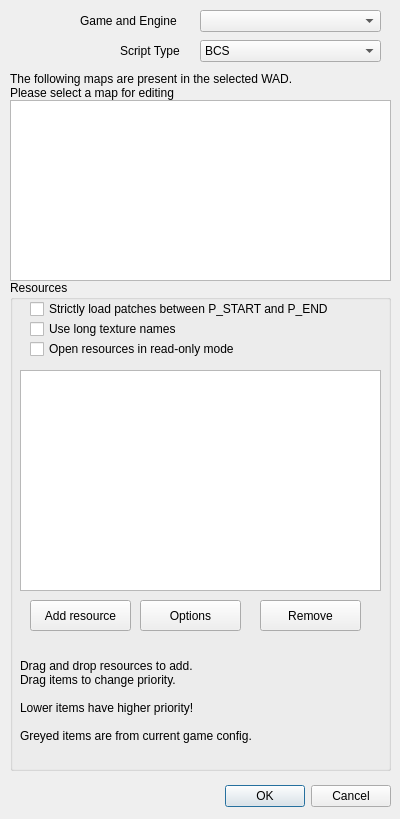
<?xml version="1.0" encoding="UTF-8"?>
<ui version="4.0">
 <class>g4_qtmaploadform</class>
 <widget class="QDialog" name="g4_qtmaploadform">
  <property name="geometry">
   <rect>
    <x>0</x>
    <y>0</y>
    <width>400</width>
    <height>819</height>
   </rect>
  </property>
  <property name="windowTitle">
   <string>Dialog</string>
  </property>
  <widget class="QDialogButtonBox" name="buttonBox">
   <property name="geometry">
    <rect>
     <x>50</x>
     <y>780</y>
     <width>341</width>
     <height>32</height>
    </rect>
   </property>
   <property name="orientation">
    <enum>Qt::Horizontal</enum>
   </property>
   <property name="standardButtons">
    <set>QDialogButtonBox::Cancel|QDialogButtonBox::Ok</set>
   </property>
  </widget>
  <widget class="QComboBox" name="gamecfg_selector">
   <property name="geometry">
    <rect>
     <x>200</x>
     <y>10</y>
     <width>181</width>
     <height>22</height>
    </rect>
   </property>
  </widget>
  <widget class="QComboBox" name="script_type_selector">
   <property name="geometry">
    <rect>
     <x>200</x>
     <y>40</y>
     <width>181</width>
     <height>22</height>
    </rect>
   </property>
   <item>
    <property name="text">
     <string>BCS</string>
    </property>
   </item>
   <item>
    <property name="text">
     <string notr="true" extracomment="Original ACS version by Raven Software.">ACS (Hexen)</string>
    </property>
   </item>
   <item>
    <property name="text">
     <string extracomment="Enhanced dialect of ACS with the ZDOOM v1.x feature set.">ACS (ZDaemon)</string>
    </property>
   </item>
   <item>
    <property name="text">
     <string notr="true" extracomment="Enhanced dialect of ACS.">ACS (ZDOOM)</string>
    </property>
   </item>
   <item>
    <property name="text">
     <string notr="true" extracomment="Enhanced dialect of ACS with the ZDOOM v2.x feature set.">ACS (Skulltag/Zandronum)</string>
    </property>
   </item>
  </widget>
  <widget class="QGroupBox" name="groupBox">
   <property name="geometry">
    <rect>
     <x>10</x>
     <y>280</y>
     <width>381</width>
     <height>491</height>
    </rect>
   </property>
   <property name="title">
    <string>Resources</string>
   </property>
   <widget class="QCheckBox" name="toggle_strict_patch_loading">
    <property name="geometry">
     <rect>
      <x>20</x>
      <y>20</y>
      <width>331</width>
      <height>18</height>
     </rect>
    </property>
    <property name="text">
     <string>Strictly load patches between P_START and P_END</string>
    </property>
   </widget>
   <widget class="QCheckBox" name="udmf_use_long_names">
    <property name="geometry">
     <rect>
      <x>20</x>
      <y>40</y>
      <width>331</width>
      <height>18</height>
     </rect>
    </property>
    <property name="text">
     <string>Use long texture names</string>
    </property>
   </widget>
   <widget class="QCheckBox" name="open_mapres_ro">
    <property name="geometry">
     <rect>
      <x>20</x>
      <y>60</y>
      <width>331</width>
      <height>18</height>
     </rect>
    </property>
    <property name="text">
     <string>Open resources in read-only mode</string>
    </property>
   </widget>
   <widget class="QListView" name="listView">
    <property name="geometry">
     <rect>
      <x>10</x>
      <y>90</y>
      <width>361</width>
      <height>221</height>
     </rect>
    </property>
   </widget>
   <widget class="QPushButton" name="add_res_button">
    <property name="geometry">
     <rect>
      <x>20</x>
      <y>320</y>
      <width>101</width>
      <height>31</height>
     </rect>
    </property>
    <property name="text">
     <string>Add resource</string>
    </property>
   </widget>
   <widget class="QPushButton" name="res_options_button">
    <property name="geometry">
     <rect>
      <x>130</x>
      <y>320</y>
      <width>101</width>
      <height>31</height>
     </rect>
    </property>
    <property name="text">
     <string>Options</string>
    </property>
   </widget>
   <widget class="QPushButton" name="remove_res_button">
    <property name="geometry">
     <rect>
      <x>250</x>
      <y>320</y>
      <width>101</width>
      <height>31</height>
     </rect>
    </property>
    <property name="text">
     <string>Remove</string>
    </property>
   </widget>
   <widget class="QLabel" name="label_4">
    <property name="geometry">
     <rect>
      <x>10</x>
      <y>360</y>
      <width>361</width>
      <height>121</height>
     </rect>
    </property>
    <property name="text">
     <string>Drag and drop resources to add.
Drag items to change priority.

Lower items have higher priority!

Greyed items are from current game config.</string>
    </property>
   </widget>
  </widget>
  <widget class="QLabel" name="label">
   <property name="geometry">
    <rect>
     <x>80</x>
     <y>10</y>
     <width>111</width>
     <height>21</height>
    </rect>
   </property>
   <property name="text">
    <string>Game and Engine</string>
   </property>
  </widget>
  <widget class="QLabel" name="label_2">
   <property name="geometry">
    <rect>
     <x>120</x>
     <y>40</y>
     <width>71</width>
     <height>21</height>
    </rect>
   </property>
   <property name="text">
    <string>Script Type</string>
   </property>
  </widget>
  <widget class="QLabel" name="label_3">
   <property name="geometry">
    <rect>
     <x>10</x>
     <y>70</y>
     <width>381</width>
     <height>31</height>
    </rect>
   </property>
   <property name="text">
    <string>The following maps are present in the selected WAD.
Please select a map for editing</string>
   </property>
  </widget>
  <widget class="QListView" name="map_list">
   <property name="geometry">
    <rect>
     <x>10</x>
     <y>100</y>
     <width>381</width>
     <height>181</height>
    </rect>
   </property>
  </widget>
 </widget>
 <resources/>
 <connections>
  <connection>
   <sender>buttonBox</sender>
   <signal>accepted()</signal>
   <receiver>g4_qtmaploadform</receiver>
   <slot>accept()</slot>
   <hints>
    <hint type="sourcelabel">
     <x>248</x>
     <y>254</y>
    </hint>
    <hint type="destinationlabel">
     <x>157</x>
     <y>274</y>
    </hint>
   </hints>
  </connection>
  <connection>
   <sender>buttonBox</sender>
   <signal>rejected()</signal>
   <receiver>g4_qtmaploadform</receiver>
   <slot>reject()</slot>
   <hints>
    <hint type="sourcelabel">
     <x>316</x>
     <y>260</y>
    </hint>
    <hint type="destinationlabel">
     <x>286</x>
     <y>274</y>
    </hint>
   </hints>
  </connection>
 </connections>
</ui>
